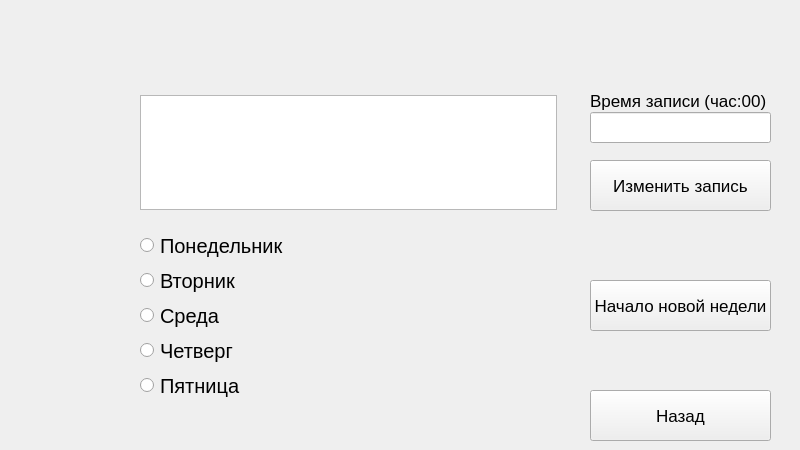
<?xml version="1.0" encoding="UTF-8"?>
<ui version="4.0">
 <class>secondw</class>
 <widget class="QDialog" name="secondw">
  <property name="geometry">
   <rect>
    <x>0</x>
    <y>0</y>
    <width>800</width>
    <height>450</height>
   </rect>
  </property>
  <property name="windowTitle">
   <string>Dialog</string>
  </property>
  <widget class="QStackedWidget" name="stackedWidget">
   <property name="geometry">
    <rect>
     <x>140</x>
     <y>30</y>
     <width>661</width>
     <height>191</height>
    </rect>
   </property>
   <property name="currentIndex">
    <number>3</number>
   </property>
   <widget class="QWidget" name="page">
    <widget class="QTableWidget" name="tableWidget">
     <property name="geometry">
      <rect>
       <x>0</x>
       <y>65</y>
       <width>417</width>
       <height>115</height>
      </rect>
     </property>
     <property name="alternatingRowColors">
      <bool>true</bool>
     </property>
    </widget>
    <widget class="QPushButton" name="change_pon">
     <property name="geometry">
      <rect>
       <x>450</x>
       <y>130</y>
       <width>181</width>
       <height>51</height>
      </rect>
     </property>
     <property name="font">
      <font>
       <pointsize>13</pointsize>
      </font>
     </property>
     <property name="text">
      <string>Изменить запись</string>
     </property>
    </widget>
    <widget class="QLineEdit" name="lineEdit">
     <property name="geometry">
      <rect>
       <x>450</x>
       <y>82</y>
       <width>181</width>
       <height>31</height>
      </rect>
     </property>
    </widget>
    <widget class="QLabel" name="label_2">
     <property name="geometry">
      <rect>
       <x>450</x>
       <y>60</y>
       <width>181</width>
       <height>21</height>
      </rect>
     </property>
     <property name="font">
      <font>
       <pointsize>13</pointsize>
      </font>
     </property>
     <property name="text">
      <string>Время записи (час:00)</string>
     </property>
    </widget>
   </widget>
   <widget class="QWidget" name="page_2">
    <widget class="QTableWidget" name="tableWidget_2">
     <property name="geometry">
      <rect>
       <x>0</x>
       <y>65</y>
       <width>417</width>
       <height>115</height>
      </rect>
     </property>
     <property name="alternatingRowColors">
      <bool>true</bool>
     </property>
    </widget>
    <widget class="QLabel" name="label_5">
     <property name="geometry">
      <rect>
       <x>450</x>
       <y>60</y>
       <width>181</width>
       <height>21</height>
      </rect>
     </property>
     <property name="font">
      <font>
       <pointsize>13</pointsize>
      </font>
     </property>
     <property name="text">
      <string>Время записи (час:00)</string>
     </property>
    </widget>
    <widget class="QLineEdit" name="lineEdit_3">
     <property name="geometry">
      <rect>
       <x>450</x>
       <y>82</y>
       <width>181</width>
       <height>31</height>
      </rect>
     </property>
    </widget>
    <widget class="QPushButton" name="change_vt">
     <property name="geometry">
      <rect>
       <x>450</x>
       <y>130</y>
       <width>181</width>
       <height>51</height>
      </rect>
     </property>
     <property name="font">
      <font>
       <pointsize>13</pointsize>
      </font>
     </property>
     <property name="text">
      <string>Изменить запись</string>
     </property>
    </widget>
   </widget>
   <widget class="QWidget" name="page_3">
    <widget class="QTableWidget" name="tableWidget_3">
     <property name="geometry">
      <rect>
       <x>0</x>
       <y>65</y>
       <width>417</width>
       <height>115</height>
      </rect>
     </property>
     <property name="alternatingRowColors">
      <bool>true</bool>
     </property>
    </widget>
    <widget class="QLabel" name="label_6">
     <property name="geometry">
      <rect>
       <x>450</x>
       <y>60</y>
       <width>181</width>
       <height>21</height>
      </rect>
     </property>
     <property name="font">
      <font>
       <pointsize>13</pointsize>
      </font>
     </property>
     <property name="text">
      <string>Время записи (час:00)</string>
     </property>
    </widget>
    <widget class="QLineEdit" name="lineEdit_4">
     <property name="geometry">
      <rect>
       <x>450</x>
       <y>82</y>
       <width>181</width>
       <height>31</height>
      </rect>
     </property>
    </widget>
    <widget class="QPushButton" name="change_sr">
     <property name="geometry">
      <rect>
       <x>450</x>
       <y>130</y>
       <width>181</width>
       <height>51</height>
      </rect>
     </property>
     <property name="font">
      <font>
       <pointsize>13</pointsize>
      </font>
     </property>
     <property name="text">
      <string>Изменить запись</string>
     </property>
    </widget>
   </widget>
   <widget class="QWidget" name="page_4">
    <widget class="QPushButton" name="change_ch">
     <property name="geometry">
      <rect>
       <x>450</x>
       <y>130</y>
       <width>181</width>
       <height>51</height>
      </rect>
     </property>
     <property name="font">
      <font>
       <pointsize>13</pointsize>
      </font>
     </property>
     <property name="text">
      <string>Изменить запись</string>
     </property>
    </widget>
    <widget class="QLineEdit" name="lineEdit_5">
     <property name="geometry">
      <rect>
       <x>450</x>
       <y>82</y>
       <width>181</width>
       <height>31</height>
      </rect>
     </property>
    </widget>
    <widget class="QTableWidget" name="tableWidget_4">
     <property name="geometry">
      <rect>
       <x>0</x>
       <y>65</y>
       <width>417</width>
       <height>115</height>
      </rect>
     </property>
     <property name="alternatingRowColors">
      <bool>true</bool>
     </property>
    </widget>
    <widget class="QLabel" name="label_7">
     <property name="geometry">
      <rect>
       <x>450</x>
       <y>60</y>
       <width>181</width>
       <height>21</height>
      </rect>
     </property>
     <property name="font">
      <font>
       <pointsize>13</pointsize>
      </font>
     </property>
     <property name="text">
      <string>Время записи (час:00)</string>
     </property>
    </widget>
   </widget>
   <widget class="QWidget" name="page_5">
    <widget class="QPushButton" name="change_pt">
     <property name="geometry">
      <rect>
       <x>450</x>
       <y>130</y>
       <width>181</width>
       <height>51</height>
      </rect>
     </property>
     <property name="font">
      <font>
       <pointsize>13</pointsize>
      </font>
     </property>
     <property name="text">
      <string>Изменить запись</string>
     </property>
    </widget>
    <widget class="QLabel" name="label_8">
     <property name="geometry">
      <rect>
       <x>450</x>
       <y>60</y>
       <width>181</width>
       <height>21</height>
      </rect>
     </property>
     <property name="font">
      <font>
       <pointsize>13</pointsize>
      </font>
     </property>
     <property name="text">
      <string>Время записи (час:00)</string>
     </property>
    </widget>
    <widget class="QTableWidget" name="tableWidget_5">
     <property name="geometry">
      <rect>
       <x>0</x>
       <y>65</y>
       <width>417</width>
       <height>115</height>
      </rect>
     </property>
     <property name="alternatingRowColors">
      <bool>true</bool>
     </property>
    </widget>
    <widget class="QLineEdit" name="lineEdit_6">
     <property name="geometry">
      <rect>
       <x>450</x>
       <y>82</y>
       <width>181</width>
       <height>31</height>
      </rect>
     </property>
    </widget>
   </widget>
  </widget>
  <widget class="QRadioButton" name="vtornik">
   <property name="geometry">
    <rect>
     <x>140</x>
     <y>265</y>
     <width>141</width>
     <height>31</height>
    </rect>
   </property>
   <property name="font">
    <font>
     <pointsize>15</pointsize>
    </font>
   </property>
   <property name="text">
    <string>Вторник</string>
   </property>
  </widget>
  <widget class="QRadioButton" name="ponedelnik">
   <property name="geometry">
    <rect>
     <x>140</x>
     <y>230</y>
     <width>151</width>
     <height>31</height>
    </rect>
   </property>
   <property name="font">
    <font>
     <pointsize>15</pointsize>
    </font>
   </property>
   <property name="text">
    <string>Понедельник</string>
   </property>
  </widget>
  <widget class="QRadioButton" name="sreda">
   <property name="geometry">
    <rect>
     <x>140</x>
     <y>300</y>
     <width>181</width>
     <height>31</height>
    </rect>
   </property>
   <property name="font">
    <font>
     <pointsize>15</pointsize>
    </font>
   </property>
   <property name="text">
    <string>Среда</string>
   </property>
  </widget>
  <widget class="QLabel" name="label">
   <property name="geometry">
    <rect>
     <x>0</x>
     <y>0</y>
     <width>800</width>
     <height>450</height>
    </rect>
   </property>
   <property name="sizePolicy">
    <sizepolicy hsizetype="Maximum" vsizetype="Maximum">
     <horstretch>0</horstretch>
     <verstretch>0</verstretch>
    </sizepolicy>
   </property>
   <property name="minimumSize">
    <size>
     <width>800</width>
     <height>450</height>
    </size>
   </property>
   <property name="maximumSize">
    <size>
     <width>800</width>
     <height>450</height>
    </size>
   </property>
   <property name="text">
    <string/>
   </property>
  </widget>
  <widget class="QLabel" name="assist">
   <property name="geometry">
    <rect>
     <x>760</x>
     <y>380</y>
     <width>31</width>
     <height>21</height>
    </rect>
   </property>
   <property name="font">
    <font>
     <pointsize>1</pointsize>
    </font>
   </property>
   <property name="text">
    <string>&quot;</string>
   </property>
  </widget>
  <widget class="QPushButton" name="new_weak">
   <property name="geometry">
    <rect>
     <x>590</x>
     <y>280</y>
     <width>181</width>
     <height>51</height>
    </rect>
   </property>
   <property name="font">
    <font>
     <pointsize>13</pointsize>
    </font>
   </property>
   <property name="text">
    <string>Начало новой недели</string>
   </property>
  </widget>
  <widget class="QRadioButton" name="chetverg">
   <property name="geometry">
    <rect>
     <x>140</x>
     <y>335</y>
     <width>181</width>
     <height>31</height>
    </rect>
   </property>
   <property name="font">
    <font>
     <pointsize>15</pointsize>
    </font>
   </property>
   <property name="text">
    <string>Четверг</string>
   </property>
  </widget>
  <widget class="QRadioButton" name="pyatnica">
   <property name="geometry">
    <rect>
     <x>140</x>
     <y>370</y>
     <width>181</width>
     <height>31</height>
    </rect>
   </property>
   <property name="font">
    <font>
     <pointsize>15</pointsize>
    </font>
   </property>
   <property name="text">
    <string>Пятница</string>
   </property>
  </widget>
  <widget class="QPushButton" name="exit">
   <property name="geometry">
    <rect>
     <x>590</x>
     <y>390</y>
     <width>181</width>
     <height>51</height>
    </rect>
   </property>
   <property name="font">
    <font>
     <pointsize>13</pointsize>
    </font>
   </property>
   <property name="text">
    <string>Назад</string>
   </property>
  </widget>
  <zorder>label</zorder>
  <zorder>stackedWidget</zorder>
  <zorder>vtornik</zorder>
  <zorder>ponedelnik</zorder>
  <zorder>sreda</zorder>
  <zorder>assist</zorder>
  <zorder>new_weak</zorder>
  <zorder>chetverg</zorder>
  <zorder>pyatnica</zorder>
  <zorder>exit</zorder>
 </widget>
 <resources/>
 <connections/>
</ui>
